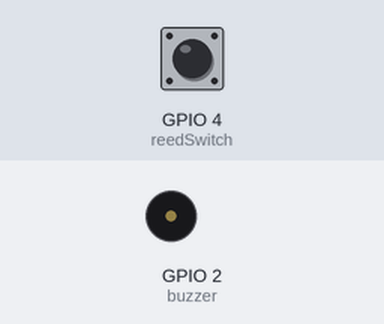
This sketch was run on a simulated ESP32. Parts: buzzer (waves = sounding, pin HIGH). The test bench sets the inputs (shaded band); at power-on: GPIO 4 (reedSwitch) HIGH. WiFi joins after 1.5 s; servers stay silent unless stated; web services answer with replies made up by the test bench; what the sketch prints to the serial monitor is not drawn.

Above: at 2.7 s.
2.8 s: GPIO 4 (reedSwitch) pulled LOW for 0.15 s
At 4.1 s:
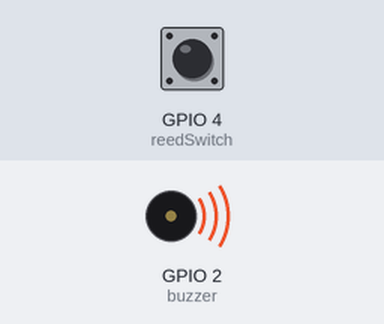
4.4 s: GPIO 4 (reedSwitch) pulled LOW for 3.2 s
At 4.9 s:
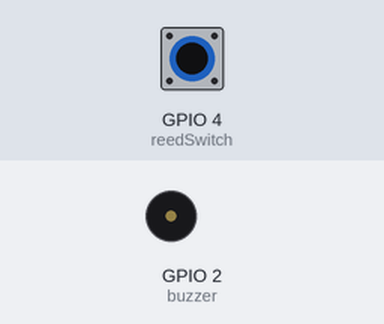
Timing chart, 0 to 9.1 s (numbered marks = the images above; inputs shaded):
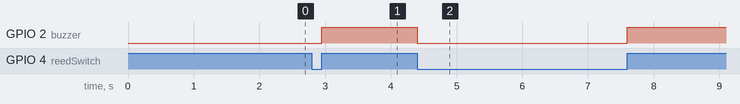

The sketch:

src_.ino
```cpp
#include <WiFi.h>
#include "ESPAsyncWebServer.h"

#define reedSwitch 4
#define buzzer  2

// Create AsyncWebServer object on port 80
AsyncWebServer server(80);

// Detects whenever the door changed state
bool changeState = false;

// Holds reedswitch state (0 = closed, 1 = open)
bool state;
String doorState;

//wifi ssid and password
const char* ssid = "Android";
const char* password = "password";

//IFTTT constants
const char* host = "maker.ifttt.com";
const char* apiKey = "mksnH5Hj0vKPnXlt26CV4SefTY-DdfDOAuodPN9skLw";
const char* event = "Door_Monitor";

//to check internet connection after the interval of 30 seconds
unsigned long previousMillis = 0;
unsigned long interval = 30000;

//Function Prototype
void send_email();

// Runs whenever the reedswitch changes state
ICACHE_RAM_ATTR void changeDoorStatus() {
  Serial.println("State changed");
  changeState = true;
}

// Runs to change the status of the door on web server
String readDoorStatus() {
  int reed_status;
  reed_status = digitalRead(reedSwitch);
  if (reed_status == 1){
    return String("Opened");
  }
  else{
    return String("Closed");
  }
  delay(1000);
  return String(reed_status);
}

//HTML CSS Javascript of the web server
const char index_html[] PROGMEM = R"rawliteral(
<!DOCTYPE HTML><html>
<head>
  <meta name="viewport" content="width=device-width, initial-scale=1">
  <style>
    html {
     font-family: Arial;
     display: inline-block;
     margin: 0px auto;
     text-align: center;
    }

    h2 { font-size: 3.0rem; }
    p { font-size: 3.0rem; }
    .units { font-size: 1.2rem; }
    .dht-labels{
      font-size: 1.5rem;
      vertical-align:middle;
      padding-bottom: 15px;
    }
  </style>
</head>

<body>
  <h2>ESP32 Intruder Alert!</h2>
  <p>
    <span class="dht-labels">Door Status</span>
    <span id="doorStatus">%DOORSTATUS%</span>
  </p>
</body>
<script>
setInterval(function ( ) {
  var xhttp = new XMLHttpRequest();
  xhttp.onreadystatechange = function() {
    if (this.readyState == 4 && this.status == 200) {
      document.getElementById("doorStatus").innerHTML = this.responseText;
    }
  };

  xhttp.open("GET", "/doorStatus", true);
  xhttp.send();
}, 5000 ) ;
</script>
</html>
)rawliteral";

String processor(const String& var){
if(var == "DOORSTATUS"){
  //Function call to make changes on the webserver
    return readDoorStatus();
  }
  return String();
}


void setup() {
  // Serial port for debugging purposes
  Serial.begin(115200);

  // Read the current door state
  pinMode(reedSwitch, INPUT_PULLUP);
  state = digitalRead(reedSwitch);

  //Set buzzer state to match door state
  pinMode(buzzer, OUTPUT);
  digitalWrite(reedSwitch, INPUT);

  // Set the reedswitch pin as interrupt, assign interrupt function and set CHANGE mode
  attachInterrupt(digitalPinToInterrupt(reedSwitch), changeDoorStatus, CHANGE);


  // Connect to Wi-Fi
  WiFi.begin(ssid, password);
    while (WiFi.status() != WL_CONNECTED) {
      delay(500);
      Serial.print(".");
    }
    Serial.println("");
    Serial.println("WiFi connected");


     // Print ESP32 Local IP Address
  Serial.println(WiFi.localIP());

  // Route for root / web page
  server.on("/", HTTP_GET, [](AsyncWebServerRequest *request){
    request->send_P(200, "text/html", index_html, processor);
  });
  server.on("/doorStatus", HTTP_GET, [](AsyncWebServerRequest *request){
    request->send_P(200, "text/plain", readDoorStatus().c_str());
  });

  // Start server
  server.begin();
}


void loop() {
unsigned long currentMillis = millis();
// check if wifi is wroking
//if not, reconnect the wifi
if ((WiFi.status() != WL_CONNECTED) && (currentMillis - previousMillis >=interval)) {
  Serial.print(millis());
  Serial.println("Reconnecting to WiFi...");
  WiFi.disconnect();
  Serial.println("Disconnected from WiFi...");
  WiFi.reconnect();
  while (WiFi.status() != WL_CONNECTED) {
      delay(500);
      Serial.print(".");
  }
  Serial.println();
  Serial.println("Connected to WiFi Again...");
  Serial.println(WiFi.localIP());
  previousMillis = currentMillis;
}

//executes the following code if status of door has changed
  if (changeState){
    //invert the state of the door
      state = !state;

      //check if the door is open or close
      if(state) {
        doorState = "open";
        //Turn on buzzer if door is open
        digitalWrite(buzzer, HIGH);
      }
      else{
        //Do not turn on the buzzer if door is closed
        digitalWrite(buzzer, LOW);
        doorState = "close";
      }

      //Set changeState variable to false so that it can monitor the next change
      changeState = false;

      //Print state of thed door for debugging purposes
      Serial.println(state);
      Serial.println("Door is: ");
      Serial.println(doorState);

      //Notify user through an email if an intruder is detected
      if(doorState == "open"){
      Serial.println("Notifying owner..");
      send_email();
      }
    }
 }

//Runs when an email is to be sent
void send_email(){
      Serial.print("connecting to ");
      Serial.println(host);
      WiFiClient client;
      const int httpPort = 80;
      if (!client.connect(host, httpPort)) {
        Serial.println("connection failed");
        return;
      }

    String url = "/trigger/";
    url += event;
    url += "/with/key/";
    url += apiKey;
  Serial.print("Requesting URL: ");
  Serial.println(url);
     // This will send the request to the server
  client.print(String("GET ") + url + " HTTP/1.1\r\n" +
               "Host: " + host + "\r\n" +
               "Connection: close\r\n\r\n");
while(client.connected())
  {
    if(client.available())
    {
      String line = client.readStringUntil('\r');
      Serial.print(line);
    }
    else {
      // No data yet, wait a bit
      delay(50);
    };
  }
  Serial.println();
  Serial.println("closing connection");
  client.stop();
}
```

Measured:
- after the input at 2.8 s, GPIO 2 (buzzer): LOW → HIGH after 0.15 s
- after the input at 4.4 s, GPIO 2 (buzzer): HIGH → LOW at once, → HIGH 3.2 s later
